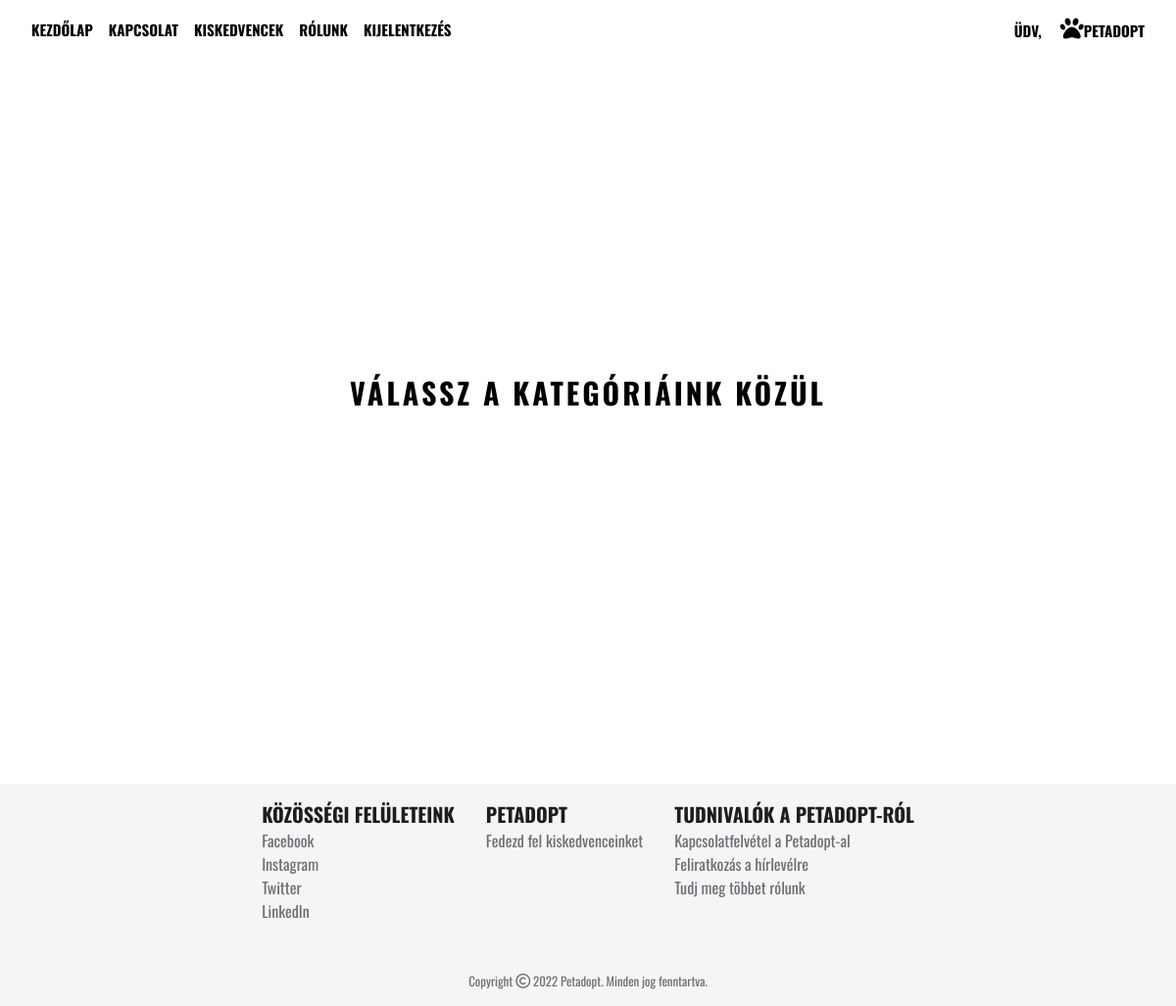
Before: /species.php?animalId=2 with the older database file.
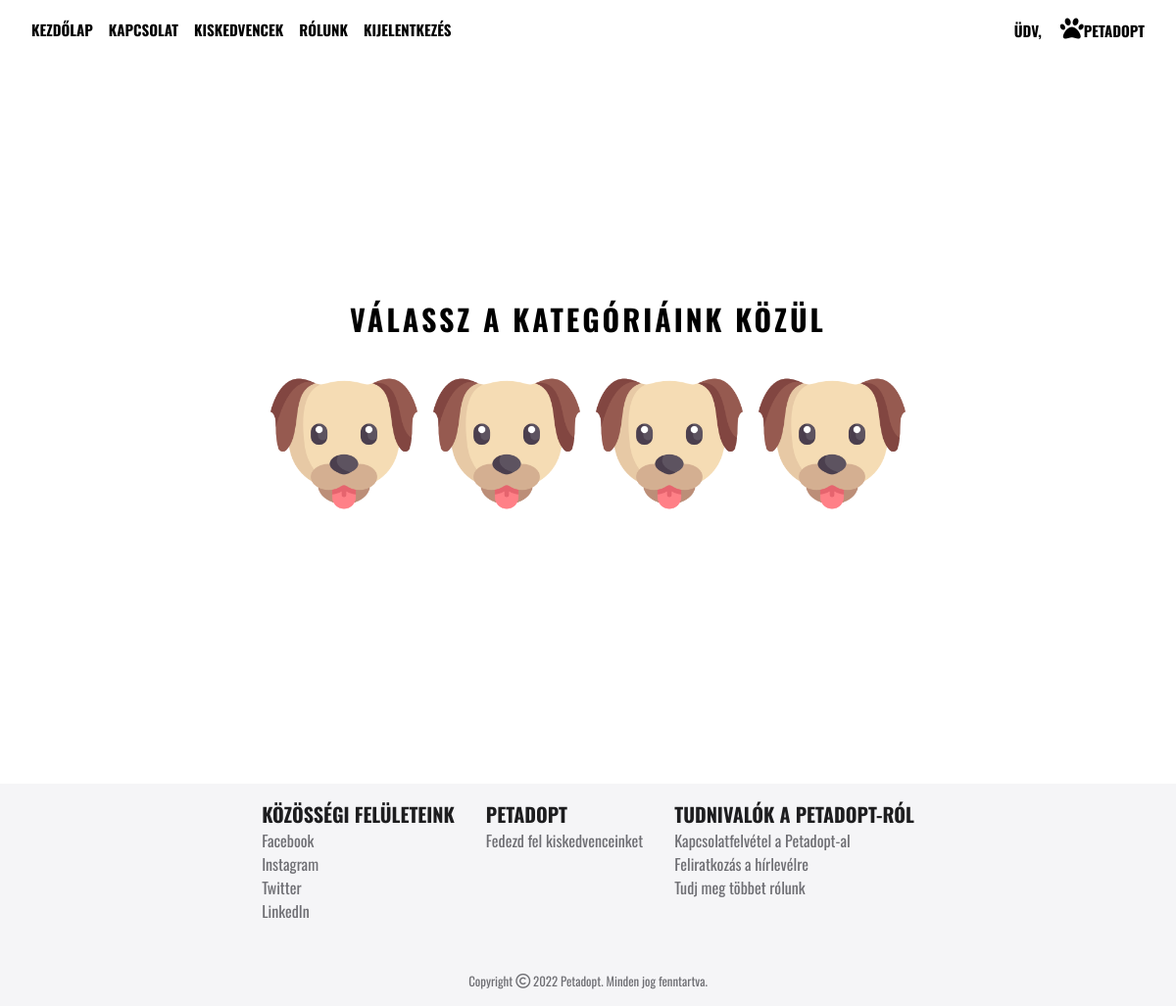
After: the same page with the newer database file.
### tables this page shows
CREATE TABLE `species` (
  `id` int(11) NOT NULL,
  `name` varchar(50) DEFAULT NULL,
  `image` varchar(50) DEFAULT NULL,
  `animalId` int(11) NOT NULL
);

### species.php (the view, shortened to what this page needs)
<?php
require_once('assets/php/header.php');
require_once('assets/php/nav.php');
require_once('config/db.php');
$animalId = $_GET["animalId"];
?>
<div class="animal">
    <p>Válassz a kategóriáink közül</p>
    <div class="animal-container">
        <?php
		$sql = "SELECT * FROM species WHERE animalId = ".$animalId;
		$result = $conn->query($sql);
		if($result->num_rows > 0) {
			while($row = $result->fetch_assoc()) {
				?>
        <div class="animal-box">
            <a href="pets.php?animalId=<?= $animalId ?>&specieId=<?= $row["id"] ?>">
                <div class="animal-image">
                    <img src="assets/img/<?= $row["image"] ?>" alt="animal" width="150px" height="150px" />
                </div>
            </a>
        </div>
        <?php
			}
		}
	?>
    </div>
</div>
<?php
require_once('assets/php/footer.php');
?>
</body>
</html>

Changed rows visible on the page:
added species: image (picture)
added species: image (picture)
added species: image (picture)
added species: image (picture)
